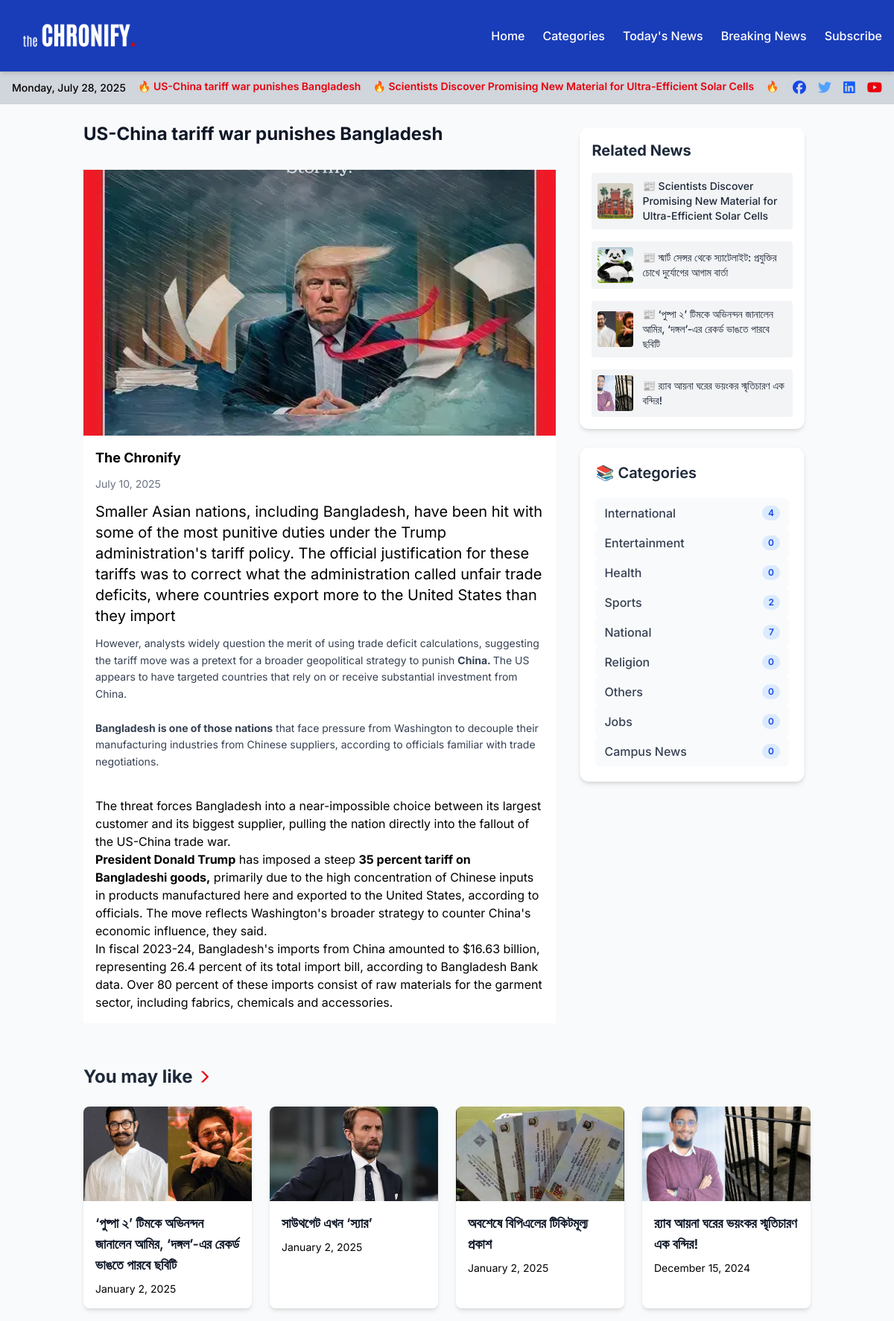
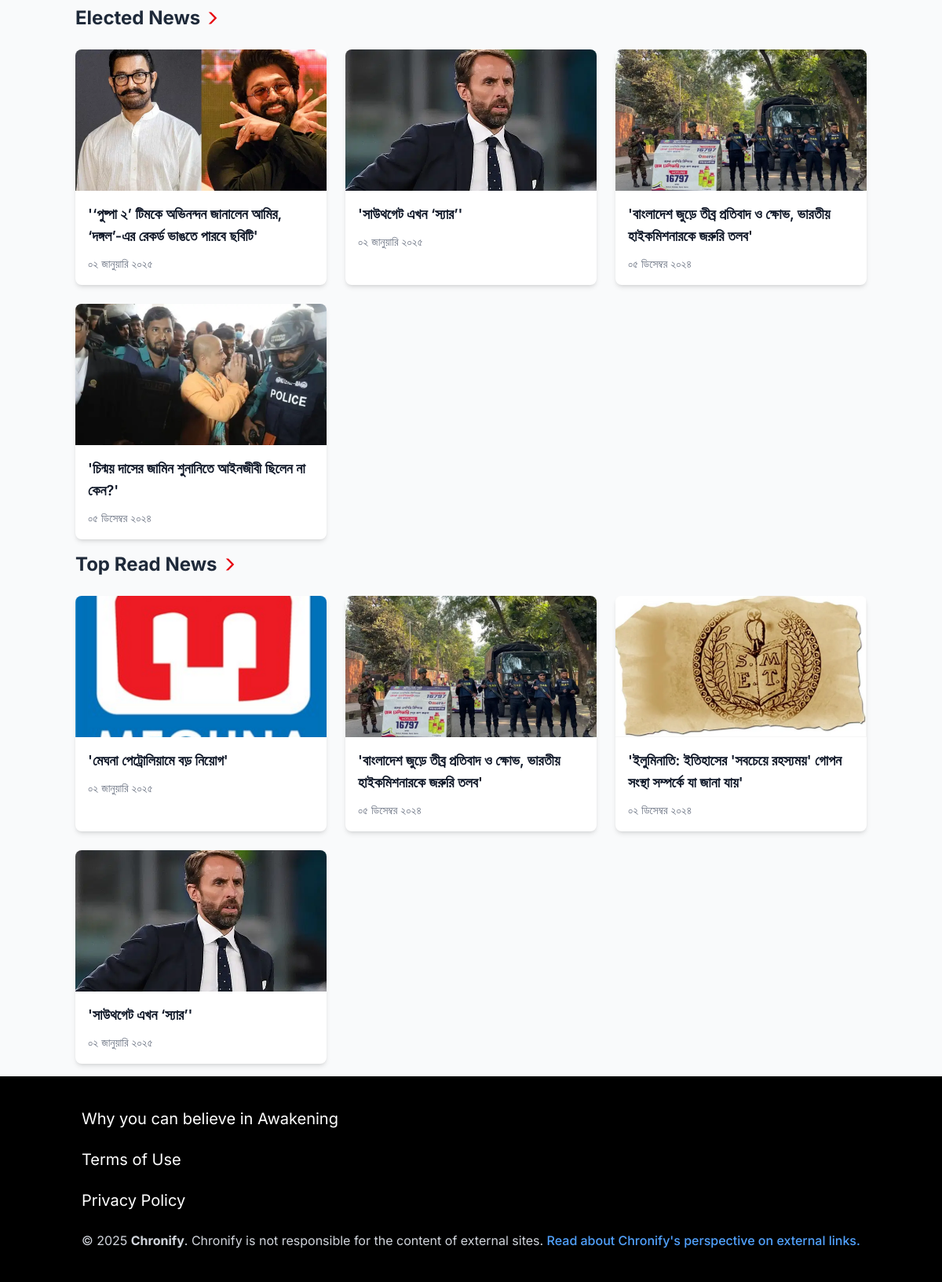
The app's page /news/details/35/ with its own data (2 pictures, top to bottom).
### home/models.py (models this page shows, shortened)
class News(models.Model):
    section = models.ForeignKey(NavbarItem, on_delete=models.CASCADE, blank=True, null=True)
    category = models.ManyToManyField(Category, blank=True)
    top_sub_title = models.CharField(max_length=500, blank=True, null=True)
    title = models.CharField(max_length=500, blank=True, null=True)
    sub_title = models.CharField(max_length=500, blank=True, null=True)
    sub_content = models.TextField(max_length=1000, blank=True, null=True)
    news_content = RichTextField(blank=True, null=True, config_name='custom_config')
    heading_image = models.ImageField(
        upload_to="news/",
        blank=True,
        null=True,
        validators=[validate_image]
    )
    heading_image_title = models.CharField(max_length=500, blank=True, null=True)
    main_image = models.ImageField(
        upload_to="news/",
        blank=True,
        null=True,
        validators=[validate_image]
    )
    main_image_title = models.CharField(max_length=500, blank=True, null=True)
    created_at = models.DateTimeField(auto_now_add=True)
    updated_at = models.DateTimeField(auto_now=True)
    created_by = models.ForeignKey(settings.AUTH_USER_MODEL, on_delete= models.SET_NULL, related_name="+", null=True, blank=True)
    updated_by = models.ForeignKey(settings.AUTH_USER_MODEL, on_delete= models.SET_NULL, related_name="+", null=True, blank=True)
    class Meta:
        verbose_name_plural = "News"
        ordering = ['-created_at']

class NavbarItem(models.Model):
    title = models.CharField(max_length=100)
    link = models.CharField(max_length=100)
    position = models.IntegerField(help_text="Position of the menu item")
    is_active = models.BooleanField(default=True)

### home/views.py (the view)
# urls.py: path('news/details/<int:pk>/',views.news_details,name='news_details'),
def news_details(request, pk):
    news = get_object_or_404(News, pk=pk)
    current_category_ids = news.category.values_list('pk', flat=True)
    related_news_list = News.objects.filter(category__in=list(current_category_ids)).exclude(pk=news.pk).distinct()[:5]
    navbar = NavbarItem.objects.filter(is_active=True).annotate(news_count=Count('news'))
    elected_category = Category.objects.get(name="Elected News")
    elected_news = News.objects.filter(category=elected_category).order_by('-id')[1:5]
    updated_news = News.objects.all().order_by('-id')[5:9]
    category=Category.objects.all()
    most_read_news_ids = list(
        NewsView.objects.order_by('-count')[:4]
        .values_list('news_id', flat=True)
    )
    most_read_news = [News.objects.get(id=news_id) for news_id in most_read_news_ids]
    context = {
        'news': news,
        'related_news_list': related_news_list,
        'navbar':navbar,
        'elected_news':elected_news,
        'updated_news':updated_news,
        'category' : category,
        'most_read_news': most_read_news
    }
    return render(request, 'pages/news_details.html', context)

### templates/pages/news_details.html (shortened to what this page needs)
{% extends "base.html" %}
{% load custom_filters %}
{% load bangla_filters %}
{% load static %}
{% block content %}
<div class="max-w-7xl mx-auto p-4  bg-gray-50">
        <div class="flex flex-col lg:flex-row gap-6">
            <section class="lg:w-2/3 w-full flex flex-col gap-6">
                <h1 class="text-2xl font-bold text-gray-900 mb-2">
                                {{news.title}}
                        </h1>
                <div class="bg-white   transition-shadow duration-300 overflow-hidden">
                    <div class="relative pb-[56.25%] overflow-hidden">
                        <img src={{news.heading_image.url}} alt="Main News Headline"
                             loading="lazy" class="absolute inset-0 w-full h-full object-cover"
                             onerror="this.onerror=null;this.src='https://placehold.co/1200x675/CCCCCC/333333?text=Image+Not+Found';" />
                    </div>
                    <div class="p-4 sm:p-6 lg:p-8">
                        <h2 class='text-lg font-bold mb-2' >The Chronify</h2>
                        <time datetime="{{ news.created_at }}" class="text-sm text-gray-500">{{ news.created_at | date:"F j, Y" }}</time>
                        <h3 class="text-xl my-3">{{news.sub_content}}</h3>
                        <p class="text-gray-700 text-sm leading-relaxed mb-3 ">
                            {{news.news_content | safe}}
                        </p>
                    </div>
                </div>
            </section>
            <div class="lg:w-1/3 w-full flex flex-col gap-6 p-2">
                <div class="bg-white dark:bg-gray-800 text-gray-800 dark:text-gray-100 p-4 rounded-xl shadow-md">
                    <h2 class="text-xl font-bold mb-4">Related News</h2>
                    <div class="space-y-4">
                        {% for related_news_item in related_news_list %}
                        <a href="{% url 'news_details' related_news_item.pk %}" class="flex items-center gap-3 bg-gray-100 dark:bg-gray-700 p-2 rounded hover:bg-gray-200 dark:hover:bg-gray-600 transition duration-200">
                            <div class="w-12 h-12 flex items-center justify-center bg-white rounded overflow-hidden flex-shrink-0">
                              <img src="{{ related_news_item.heading_image.url }}" alt="{{ related_news_item.title }}" class="w-full h-full object-cover" onerror="this.onerror=null;this.src='https://placehold.co/48x48/CCCCCC/333333?text=IMG';" />
                            </div>
                             <span class="text-sm font-medium">📰 {{ related_news_item.title }}</span>
                        </a>
                        {% endfor %}
                    </div>
                </div>
                <div class="bg-white p-5 rounded-xl shadow-md border border-gray-100">
                    <h2 class="text-xl font-semibold mb-5 text-gray-800">📚 Categories</h2>
                    <ul class="space-y-3">
                        {% for cat in navbar %}
                       <a href="{% url 'news_by_cat' cat.pk %}">
                            <li class="flex justify-between items-center px-3 py-2 bg-gray-50 hover:bg-blue-50 transition rounded-md cursor-pointer">
                                <span class="text-gray-700 font-medium">{{ cat.title }}</span>
                                <span class="bg-blue-100 text-blue-700 text-xs font-semibold px-2 py-0.5 rounded-full"> {{cat.news_count}} </span>
                            </li>
                        </a>
                        {% endfor%}
                    </ul>
                </div>
            </div>
        </div>
    </div>
    <section aria-labelledby="you-may-like-heading" class="max-w-7xl mx-auto p-4 bg-gray-50 mt-6 ">
        <h2 id="you-may-like-heading" class="text-2xl font-bold text-gray-800 flex items-center mb-6">
        <span>You may like</span>
            <svg viewBox="0 0 32 32" focusable="false" aria-hidden="true" class="w-4 h-4 ml-2 fill-current text-red-600">
                <path d="M21.6 14.3L5.5 31h6.4l14.6-15L11.9 1H5.5l16.1 16.7v-3.4z"></path>
            </svg>
        </h2>
        <div class="grid grid-cols-1 sm:grid-cols-2 lg:grid-cols-4 gap-6">
         {% for news in updated_news %}
            <div class="bg-white rounded-lg shadow-md hover:shadow-xl transition-shadow duration-300 overflow-hidden">
                <div class="relative pb-[56.25%] overflow-hidden">
                    <img src="{{news.heading_image.url}}" alt="You May Like 4"
                         loading="lazy" class="absolute inset-0 w-full h-full object-cover"
                         onerror="this.onerror=null;this.src='https://placehold.co/400x225/CCCCCC/333333?text=Image+Not+Found';" />
                </div>
                <div class="p-4">
                    <h3 class="text-lg font-semibold text-gray-900 mb-2">
                        <a href="{% url 'news_details' news.pk %}"  class="block hover:text-blue-700 focus:outline-none focus:ring-2 focus:ring-blue-500 focus:ring-opacity-50">
                           {{news.title}}
                        </a>
                    </h3>
                    <h4 class="text-sm my-2.5">{{news.created_at|date:"F j, Y"}}</h4>
                </div>
            </div>
            {% endfor %}
        </div>
    </section>
    {% include 'home/elected_news.html' %}
    {% include 'home/news_section.html' %}
{% endblock content %}

### templates/header.html (shortened to what this page needs)
{% load static %}
<nav class="bg-blue-800 shadow-md sticky py-2 top-0 z-50">
    <div class="max-w-7xl mx-auto px-4 py-4 flex justify-between items-center">
        <div>
        <a href="{% url 'home' %}" class="">
           <img src="/media/logo/logo.png" alt="Chronify Logo"
                     class="h-12 w-auto object-contain" />
        </a>
        </div>
        <div class="hidden md:flex space-x-6 text-white font-medium">
            <a href="{% url 'home' %}" class="hover:text-blue-200 transition-colors duration-300 hover:underline underline-offset-4">Home</a>
             <a href="{% url 'news_by_cat' %}" class="hover:text-blue-200 transition-colors duration-300 hover:underline underline-offset-4">Categories</a>
            <a href="{% url 'today_news' %}" class="hover:text-blue-200 transition-colors duration-300 hover:underline underline-offset-4">Today's News</a>
            <a href="{% url 'breaking_news' %}" class="hover:text-blue-200 transition-colors duration-300 hover:underline underline-offset-4">Breaking News</a>
            <a href="{% url 'subscribe_form' %}" class="hover:text-blue-200 transition-colors duration-300 hover:underline underline-offset-4">Subscribe</a>
        </div>
    </div>
</nav>
<div class="bg-gray-300 py-2 text-sm">
  <div class="max-w-7xl mx-auto px-4">
    <div class="flex flex-col md:flex-row items-center justify-between gap-4">
      <div class="flex flex-1 items-center gap-4 overflow-hidden">
        <div id="datetime" class="text-black font-medium whitespace-nowrap shrink-0"></div>
        <div class="relative flex-1 h-6 overflow-hidden">
          <div
            id="top-news"
            class="flex gap-10 text-red-600 font-semibold whitespace-nowrap animate-marquee hover:[animation-play-state:paused]"
          >
            <div class="flex gap-10">
              {% for heading in top_heading %}
              <div class="mr-4">
                🔥 <a href="{% url 'news_details' heading.pk %}" class="hover:underline">{{ heading.title }}</a>
              </div>
              {% endfor %}
            </div>
          </div>
        </div>
      </div>
      <div class="flex items-center justify-end sm:justify-center gap-4 shrink-0 w-full md:w-auto">
        <a href="https://www.facebook.com/thechronify" target="_blank" class="text-blue-700 text-lg hover:text-blue-800 transition"><i class="fab fa-facebook"></i></a>
        <a href="#" class="text-blue-400 text-lg hover:text-blue-500 transition"><i class="fab fa-twitter"></i></a>
        <a href="#" class="text-blue-600 text-lg hover:text-blue-700 transition"><i class="fab fa-linkedin"></i></a>
        <a href="#" class="text-red-600 text-lg hover:text-red-700 transition"><i class="fab fa-youtube"></i></a>
      </div>
    </div>
  </div>
</div>

### templates/home/elected_news.html
{% load bangla_filters %}
<section aria-labelledby="elected-news-heading" class="py-2">
    <h2 id="elected-news-heading" class="text-2xl font-bold text-gray-800 flex items-center mb-6">
        <span>Elected News</span>
        <svg viewBox="0 0 32 32" focusable="false" aria-hidden="true" class="w-4 h-4 ml-2 fill-current text-red-600">
            <path d="M21.6 14.3L5.5 31h6.4l14.6-15L11.9 1H5.5l16.1 16.7v-3.4z"></path>
        </svg>
    </h2>
    <div data-testid="curation-grid-normal" class="grid grid-cols-1 sm:grid-cols-2 lg:grid-cols-3 xl:grid-cols-4 gap-6">
        <ul role="list" data-testid="topic-promos" class="col-span-full grid grid-cols-1 sm:grid-cols-2 lg:grid-cols-3 xl:grid-cols-4 gap-6">
            {% for item in elected_news %}
            <li class="bg-white rounded-lg shadow-md hover:shadow-xl transition-shadow duration-300 overflow-hidden">
                <div class="relative pb-[56.25%] overflow-hidden">
                    <picture>
                        <source srcset="{{ item.heading_image.url }} 85w, {{ item.heading_image.url }} 120w, {{ item.heading_image.url }} 170w, {{ item.heading_image.url }} 232w, {{ item.heading_image.url }} 325w, {{ item.heading_image.url }} 450w, {{ item.heading_image.url }} 660w, {{ item.heading_image.url }} 800w" type="image/webp" sizes="(min-width: 63rem) 232px, (min-width: 37.5rem) 50vw, 33vw" />
                        <source srcset="{{ item.heading_image.url }} 85w, {{ item.heading_image.url }} 120w, {{ item.heading_image.url }} 170w, {{ item.heading_image.url }} 232w, {{ item.heading_image.url }} 325w, {{ item.heading_image.url }} 450w, {{ item.heading_image.url }} 660w, {{ item.heading_image.url }} 800w" type="image/jpeg" sizes="(min-width: 63rem) 232px, (min-width: 37.5rem) 50vw, 33vw" />
                        <img src="{{ item.heading_image.url }}" alt="{{ item.title }}" loading="lazy" class="absolute inset-0 w-full h-full object-cover" onerror="this.onerror=null;this.src='https://placehold.co/800x450/CCCCCC/333333?text=Image+Not+Found';" />
                    </picture>
                </div>
                <div class="p-4">
                    <h3 class="text-lg font-semibold text-gray-900 mb-2">
                        <a href="{% url 'news_details' item.pk %}" class="block hover:text-blue-700 focus:outline-none focus:ring-2 focus:ring-blue-500 focus:ring-opacity-50">
                            '{{ item.title }}'
                        </a>
                    </h3>
                    <time dateTime="{{ item.created_at }}" class="text-sm text-gray-500">{{ item.created_at|bangla_date }}</time>
                </div>
            </li>
            {% endfor %}
        </ul>
    </div>
</section>

### templates/home/news_section.html
{% load bangla_filters %}
<section aria-labelledby="elected-news-heading" class="py-2">
    <h2 id="elected-news-heading" class="text-2xl font-bold text-gray-800 flex items-center mb-6">
        <span>Top Read News</span>
        <svg viewBox="0 0 32 32" focusable="false" aria-hidden="true" class="w-4 h-4 ml-2 fill-current text-red-600">
            <path d="M21.6 14.3L5.5 31h6.4l14.6-15L11.9 1H5.5l16.1 16.7v-3.4z"></path>
        </svg>
    </h2>
    <div data-testid="curation-grid-normal" class="grid grid-cols-1 sm:grid-cols-2 lg:grid-cols-3 xl:grid-cols-4 gap-6">
        <ul role="list" data-testid="topic-promos" class="col-span-full grid grid-cols-1 sm:grid-cols-2 lg:grid-cols-3 xl:grid-cols-4 gap-6">
            {% for item in most_read_news %}
            <li class="bg-white rounded-lg shadow-md hover:shadow-xl transition-shadow duration-300 overflow-hidden">
                <div class="relative pb-[56.25%] overflow-hidden">
                    <picture>
                        <source srcset="{{ item.heading_image.url }} 85w, {{ item.heading_image.url }} 120w, {{ item.heading_image.url }} 170w, {{ item.heading_image.url }} 232w, {{ item.heading_image.url }} 325w, {{ item.heading_image.url }} 450w, {{ item.heading_image.url }} 660w, {{ item.heading_image.url }} 800w" type="image/webp" sizes="(min-width: 63rem) 232px, (min-width: 37.5rem) 50vw, 33vw" />
                        <source srcset="{{ item.heading_image.url }} 85w, {{ item.heading_image.url }} 120w, {{ item.heading_image.url }} 170w, {{ item.heading_image.url }} 232w, {{ item.heading_image.url }} 325w, {{ item.heading_image.url }} 450w, {{ item.heading_image.url }} 660w, {{ item.heading_image.url }} 800w" type="image/jpeg" sizes="(min-width: 63rem) 232px, (min-width: 37.5rem) 50vw, 33vw" />
                        <img src="{{ item.heading_image.url }}" alt="{{ item.title }}" loading="lazy" class="absolute inset-0 w-full h-full object-cover" onerror="this.onerror=null;this.src='https://placehold.co/800x450/CCCCCC/333333?text=Image+Not+Found';" />
                    </picture>
                </div>
                <div class="p-4">
                    <h3 class="text-lg font-semibold text-gray-900 mb-2">
                        <a href="{% url 'news_details' item.pk %}" class="block hover:text-blue-700 focus:outline-none focus:ring-2 focus:ring-blue-500 focus:ring-opacity-50">
                            '{{ item.title }}'
                        </a>
                    </h3>
                    <time dateTime="{{ item.created_at }}" class="text-sm text-gray-500">{{ item.created_at|bangla_date }}</time>
                </div>
            </li>
            {% endfor %}
        </ul>
    </div>
</section>

### records on screen
News: title "US-China tariff war punishes Bangladesh", heading_image (picture), created_at "July 10, 2025", sub_content "Smaller Asian nations, including Bangladesh, have been hit with some of the most punitive duties under the Trump administration's tariff policy. The official justification for these tariffs was to correct what the administration called unfair trade deficits, where countries export more to the United States than they import", news_content "However, analysts widely question the merit of using trade deficit calculations, suggesting the tariff move was a pretext for a broader geopolitical strategy to punish China. The US appears to have targeted countries that rely on or receive substantial investment from China. Bangladesh is one of those nations that face pressure from Washington to decouple their manufacturing industries from Chinese suppliers, according to officials familiar with trade negotiations. The threat forces Bangladesh into a near-impossible choice between its largest customer and its biggest supplier, pulling the nation directly into the fallout of the US-China trade war. President Donald Trump has imposed a steep…"
News: title "Scientists Discover Promising New Material for Ultra-Efficient Solar Cells", heading_image (picture)
News: heading_image (picture), title "স্মার্ট সেন্সর থেকে স্যাটেলাইট: প্রযুক্তির চোখে দুর্যোগের আগাম বার্তা"
News: heading_image (picture), title "‘পুষ্পা ২’ টিমকে অভিনন্দন জানালেন আমির, ‘দঙ্গল’-এর রেকর্ড ভাঙতে পারবে ছবিটি", created_at "January 2, 2025", created_at|bangla_date "০২ জানুয়ারি ২০২৫"
News: heading_image (picture), title "র‍্যাব আয়না ঘরের ভয়ংকর স্মৃতিচারণ এক বন্দির!", created_at "December 15, 2024"
NavbarItem: title "International", news_count "4"
NavbarItem: title "Entertainment", news_count "0"
NavbarItem: title "Health", news_count "0"
NavbarItem: title "Sports", news_count "2"
NavbarItem: title "National", news_count "7"
NavbarItem: title "Religion", news_count "0"
NavbarItem: title "Others", news_count "0"
NavbarItem: title "Jobs", news_count "0"
NavbarItem: title "Campus News", news_count "0"
News: heading_image (picture), title "সাউথগেট এখন ‘স্যার’", created_at "January 2, 2025", created_at|bangla_date "০২ জানুয়ারি ২০২৫"
News: heading_image (picture), title "অবশেষে বিপিএলের টিকিটমূল্য প্রকাশ", created_at "January 2, 2025"
News: heading_image (picture), title "বাংলাদেশ জুড়ে তীব্র প্রতিবাদ ও ক্ষোভ, ভারতীয় হাইকমিশনারকে জরুরি তলব", created_at|bangla_date "০৫ ডিসেম্বর ২০২৪"
News: heading_image (picture), title "চিন্ময় দাসের জামিন শুনানিতে আইনজীবী ছিলেন না কেন?", created_at|bangla_date "০৫ ডিসেম্বর ২০২৪"
News: heading_image (picture), title "মেঘনা পেট্রোলিয়ামে বড় নিয়োগ", created_at|bangla_date "০২ জানুয়ারি ২০২৫"
News: heading_image (picture), title "ইলুমিনাতি: ইতিহাসের 'সবচেয়ে রহস্যময়' গোপন সংস্থা সম্পর্কে যা জানা যায়", created_at|bangla_date "০২ ডিসেম্বর ২০২৪"
